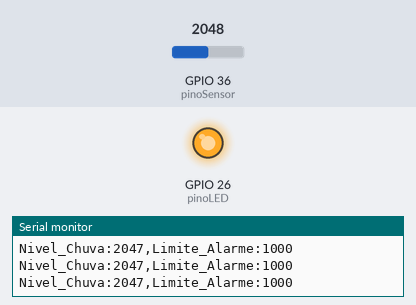
A sketch run on a simulated ESP32. Parts: output pins drawn as LEDs (lit = HIGH), the last lines printed to the serial monitor. The inputs (shaded band) are chosen by the test bench; at power-on: GPIO 36 (pinoSensor) = 2048.

Above: at 1.2 s.
1.3 s: GPIO 36 (pinoSensor) set to 3045
2.8 s: GPIO 36 (pinoSensor) set to 3168
At 4.0 s:
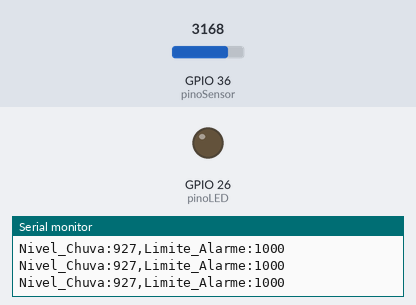
4.3 s: GPIO 36 (pinoSensor) set to 2866
At 5.5 s:
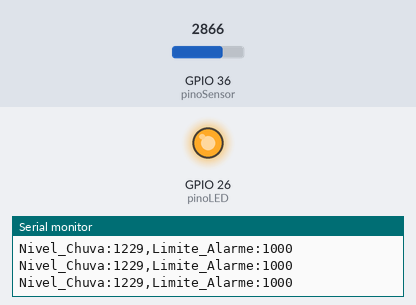
5.8 s: GPIO 36 (pinoSensor) set to 3603
At 6.8 s:
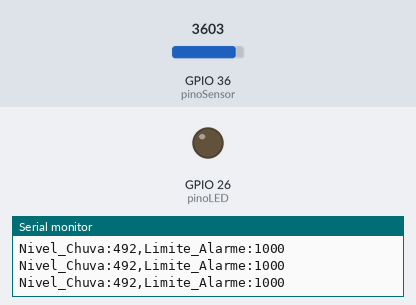
Timing chart, 0 to 8.3 s (numbered marks = the images above; inputs shaded):
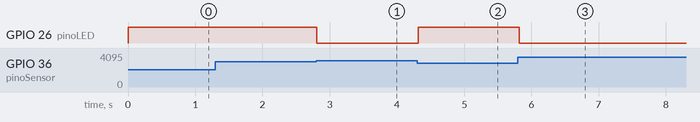

Measured:
- the behaviour switches between 3094 and 3095 on GPIO 36 (pinoSensor) (found by bisection; images 0 and 1)
- after the input at 2.8 s, GPIO 26 (pinoLED): HIGH → LOW at once
- after the input at 4.3 s, GPIO 26 (pinoLED): LOW → HIGH at once
- after the input at 5.8 s, GPIO 26 (pinoLED): HIGH → LOW at once

The sketch:

sensorDeChuva2.0.ino
```cpp
const int pinoSensor = 36; // Sensor de Chuva (VP)
const int pinoLED = 26;    // LED de Alerta

// Ajuste este valor olhando seu gráfico!
// Se passar disso, consideramos que está chovendo.
const int LIMITE_CHUVA = 1000;

void setup() {
  Serial.begin(115200);
  pinMode(pinoSensor, INPUT);
  pinMode(pinoLED, OUTPUT); // Configura o LED como saída
}

void loop() {
  int valorLeitura = analogRead(pinoSensor);
  int nivelChuva = 4095 - valorLeitura; // Invertendo: 0=Seco, 4095=Molhado

  Serial.print("Nivel_Chuva:");
  Serial.print(nivelChuva);
  Serial.print(","); // A virgula separa as linhas no Plotter
  Serial.print("Limite_Alarme:"); // Mostra uma linha fixa no gráfico para referência
  Serial.println(LIMITE_CHUVA);

  // A Lógica de Decisão
  if (nivelChuva > LIMITE_CHUVA) {
    digitalWrite(pinoLED, HIGH); // Liga o LED
    // Opcional: Imprimir aviso se não estiver usando o Plotter
    // Serial.println(" -> ESTÁ CHOVENDO!");
  } else {
    digitalWrite(pinoLED, LOW);  // Desliga o LED
  }

  delay(100);
}
```
